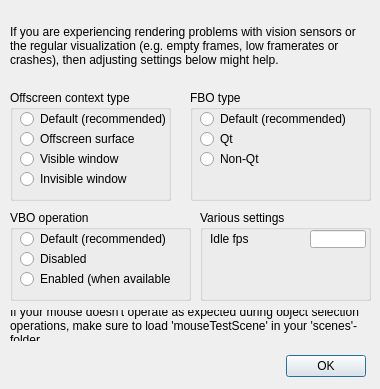
<?xml version="1.0" encoding="UTF-8"?>
<ui version="4.0">
 <class>CQDlgOpenGlSettings</class>
 <widget class="QDialog" name="CQDlgOpenGlSettings">
  <property name="geometry">
   <rect>
    <x>0</x>
    <y>0</y>
    <width>380</width>
    <height>389</height>
   </rect>
  </property>
  <property name="windowTitle">
   <string>OpenGL settings</string>
  </property>
  <widget class="QLabel" name="qqText">
   <property name="geometry">
    <rect>
     <x>10</x>
     <y>10</y>
     <width>361</width>
     <height>71</height>
    </rect>
   </property>
   <property name="text">
    <string>If you are experiencing rendering problems with vision sensors or the regular visualization (e.g. empty frames, low framerates or crashes), then adjusting settings below might help.</string>
   </property>
   <property name="wordWrap">
    <bool>true</bool>
   </property>
  </widget>
  <widget class="QDialogButtonBox" name="qqOk">
   <property name="geometry">
    <rect>
     <x>15</x>
     <y>350</y>
     <width>351</width>
     <height>32</height>
    </rect>
   </property>
   <property name="standardButtons">
    <set>QDialogButtonBox::Ok</set>
   </property>
  </widget>
  <widget class="QGroupBox" name="groupBox">
   <property name="geometry">
    <rect>
     <x>10</x>
     <y>90</y>
     <width>161</width>
     <height>111</height>
    </rect>
   </property>
   <property name="title">
    <string>Offscreen context type</string>
   </property>
   <property name="flat">
    <bool>false</bool>
   </property>
   <widget class="QRadioButton" name="qqContextDefault">
    <property name="geometry">
     <rect>
      <x>10</x>
      <y>20</y>
      <width>151</width>
      <height>18</height>
     </rect>
    </property>
    <property name="focusPolicy">
     <enum>Qt::StrongFocus</enum>
    </property>
    <property name="text">
     <string>Default (recommended)</string>
    </property>
    <property name="autoExclusive">
     <bool>false</bool>
    </property>
   </widget>
   <widget class="QRadioButton" name="qqContextOffscreen">
    <property name="geometry">
     <rect>
      <x>10</x>
      <y>40</y>
      <width>151</width>
      <height>18</height>
     </rect>
    </property>
    <property name="focusPolicy">
     <enum>Qt::StrongFocus</enum>
    </property>
    <property name="text">
     <string>Offscreen surface</string>
    </property>
    <property name="autoExclusive">
     <bool>false</bool>
    </property>
   </widget>
   <widget class="QRadioButton" name="qqContextVisibleWindow">
    <property name="geometry">
     <rect>
      <x>10</x>
      <y>60</y>
      <width>151</width>
      <height>18</height>
     </rect>
    </property>
    <property name="focusPolicy">
     <enum>Qt::StrongFocus</enum>
    </property>
    <property name="text">
     <string>Visible window</string>
    </property>
    <property name="autoExclusive">
     <bool>false</bool>
    </property>
   </widget>
   <widget class="QRadioButton" name="qqContextInvisibleWindow">
    <property name="geometry">
     <rect>
      <x>10</x>
      <y>80</y>
      <width>151</width>
      <height>18</height>
     </rect>
    </property>
    <property name="focusPolicy">
     <enum>Qt::StrongFocus</enum>
    </property>
    <property name="text">
     <string>Invisible window</string>
    </property>
    <property name="autoExclusive">
     <bool>false</bool>
    </property>
   </widget>
  </widget>
  <widget class="QGroupBox" name="groupBox_2">
   <property name="geometry">
    <rect>
     <x>190</x>
     <y>90</y>
     <width>181</width>
     <height>111</height>
    </rect>
   </property>
   <property name="title">
    <string>FBO type</string>
   </property>
   <property name="flat">
    <bool>false</bool>
   </property>
   <widget class="QRadioButton" name="qqFboDefault">
    <property name="geometry">
     <rect>
      <x>10</x>
      <y>20</y>
      <width>151</width>
      <height>18</height>
     </rect>
    </property>
    <property name="focusPolicy">
     <enum>Qt::StrongFocus</enum>
    </property>
    <property name="text">
     <string>Default (recommended)</string>
    </property>
    <property name="autoExclusive">
     <bool>false</bool>
    </property>
   </widget>
   <widget class="QRadioButton" name="qqFboNonQt">
    <property name="geometry">
     <rect>
      <x>10</x>
      <y>60</y>
      <width>151</width>
      <height>18</height>
     </rect>
    </property>
    <property name="focusPolicy">
     <enum>Qt::StrongFocus</enum>
    </property>
    <property name="text">
     <string>Non-Qt</string>
    </property>
    <property name="autoExclusive">
     <bool>false</bool>
    </property>
   </widget>
   <widget class="QRadioButton" name="qqFboQt">
    <property name="geometry">
     <rect>
      <x>10</x>
      <y>40</y>
      <width>171</width>
      <height>18</height>
     </rect>
    </property>
    <property name="focusPolicy">
     <enum>Qt::StrongFocus</enum>
    </property>
    <property name="text">
     <string>Qt</string>
    </property>
    <property name="autoExclusive">
     <bool>false</bool>
    </property>
   </widget>
  </widget>
  <widget class="QGroupBox" name="groupBox_3">
   <property name="geometry">
    <rect>
     <x>200</x>
     <y>210</y>
     <width>171</width>
     <height>91</height>
    </rect>
   </property>
   <property name="title">
    <string>Various settings</string>
   </property>
   <property name="flat">
    <bool>false</bool>
   </property>
   <widget class="QLabel" name="label_3">
    <property name="geometry">
     <rect>
      <x>10</x>
      <y>20</y>
      <width>61</width>
      <height>18</height>
     </rect>
    </property>
    <property name="text">
     <string>Idle fps</string>
    </property>
   </widget>
   <widget class="QLineEdit" name="qqIdleFps">
    <property name="geometry">
     <rect>
      <x>110</x>
      <y>20</y>
      <width>56</width>
      <height>18</height>
     </rect>
    </property>
   </widget>
  </widget>
  <widget class="QLabel" name="qqText_2">
   <property name="geometry">
    <rect>
     <x>10</x>
     <y>310</y>
     <width>361</width>
     <height>31</height>
    </rect>
   </property>
   <property name="text">
    <string>If your mouse doesn't operate as expected during object selection
operations, make sure to load 'mouseTestScene' in your 'scenes'-folder.</string>
   </property>
   <property name="wordWrap">
    <bool>true</bool>
   </property>
  </widget>
  <widget class="QGroupBox" name="groupBox_5">
   <property name="geometry">
    <rect>
     <x>10</x>
     <y>210</y>
     <width>181</width>
     <height>91</height>
    </rect>
   </property>
   <property name="title">
    <string>VBO operation</string>
   </property>
   <property name="flat">
    <bool>false</bool>
   </property>
   <widget class="QRadioButton" name="qqVboDefault">
    <property name="geometry">
     <rect>
      <x>10</x>
      <y>20</y>
      <width>151</width>
      <height>18</height>
     </rect>
    </property>
    <property name="focusPolicy">
     <enum>Qt::StrongFocus</enum>
    </property>
    <property name="text">
     <string>Default (recommended)</string>
    </property>
    <property name="autoExclusive">
     <bool>false</bool>
    </property>
   </widget>
   <widget class="QRadioButton" name="qqVboEnabled">
    <property name="geometry">
     <rect>
      <x>10</x>
      <y>60</y>
      <width>151</width>
      <height>18</height>
     </rect>
    </property>
    <property name="focusPolicy">
     <enum>Qt::StrongFocus</enum>
    </property>
    <property name="text">
     <string>Enabled (when available)</string>
    </property>
    <property name="autoExclusive">
     <bool>false</bool>
    </property>
   </widget>
   <widget class="QRadioButton" name="qqVboDisabled">
    <property name="geometry">
     <rect>
      <x>10</x>
      <y>40</y>
      <width>171</width>
      <height>18</height>
     </rect>
    </property>
    <property name="focusPolicy">
     <enum>Qt::StrongFocus</enum>
    </property>
    <property name="text">
     <string>Disabled</string>
    </property>
    <property name="autoExclusive">
     <bool>false</bool>
    </property>
   </widget>
  </widget>
 </widget>
 <tabstops>
  <tabstop>qqContextDefault</tabstop>
  <tabstop>qqContextOffscreen</tabstop>
  <tabstop>qqContextVisibleWindow</tabstop>
  <tabstop>qqContextInvisibleWindow</tabstop>
  <tabstop>qqFboDefault</tabstop>
  <tabstop>qqFboQt</tabstop>
  <tabstop>qqFboNonQt</tabstop>
  <tabstop>qqVboDefault</tabstop>
  <tabstop>qqVboDisabled</tabstop>
  <tabstop>qqVboEnabled</tabstop>
  <tabstop>qqIdleFps</tabstop>
 </tabstops>
 <resources/>
 <connections/>
</ui>
